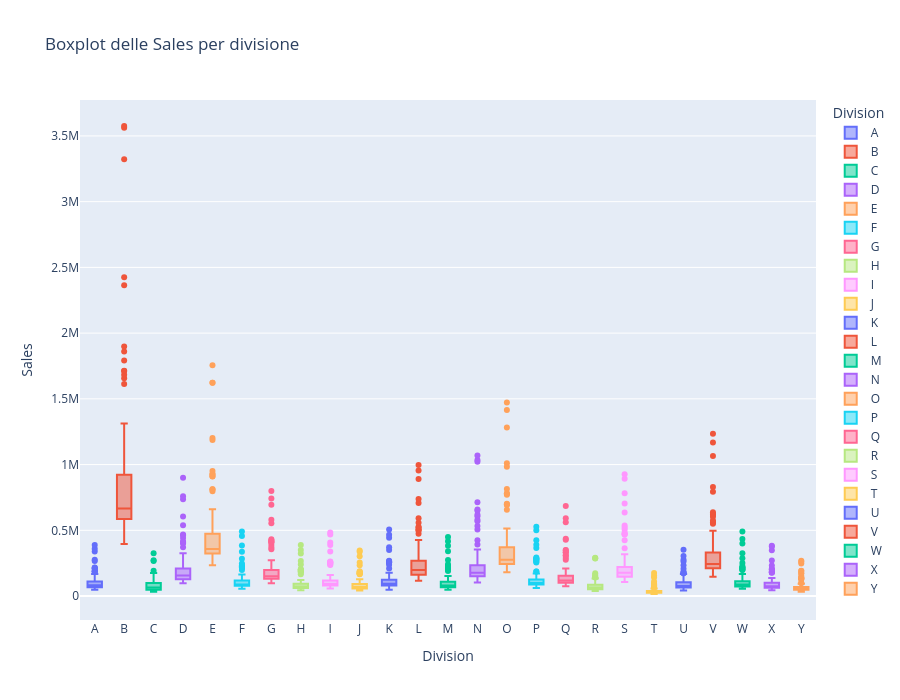

The code cell stored with this chart in its notebook:
### Markdown cell above
Come si evince dal grafico molte `divisioni` presentano maggiore `dispersione` e `outlier` marcati.  
Questo ci fa intuire che la `distribuzione dei dati` è asimmetrica a `destra` con la `coda più lunga` verso i valori alti, mentre la maggior parte dei dati si concentra a sinistra.

Gli outlier presenti nelle divisioni risultano coerenti con i picchi temporali osservati nei mesi di fine anno.

### Code cell
fig = px.box(df_senza_z,
             x="Division",
             y="Sales",
             color="Division",
             hover_name="Division",
             hover_data=["Calendar_Week"],
             title="Boxplot delle Sales per divisione")
fig.update_layout(height=700)
fig.show()
